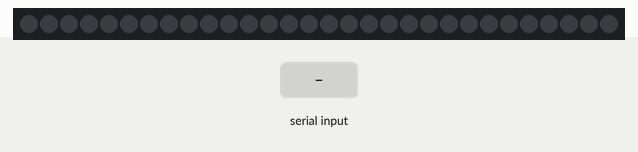
Recording of a sketch running on a simulated Arduino Uno, built with avr-gcc and run on an emulated ATmega328P. Shown: 30 RGB LEDs in strip order, left to right. The test bench sets the inputs (shaded band). What the sketch prints to the serial monitor is not drawn.

Above: at 1.2 s.
1.3 s: "2" received over Serial
2.9 s: "3" received over Serial
4.5 s: "1" received over Serial
6.1 s: "c" received over Serial
At 6.27 s:
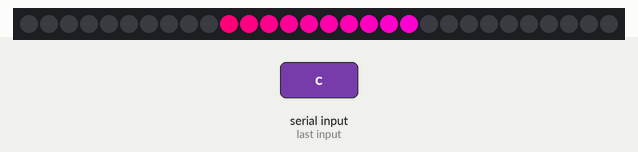
7.9 s: "2" received over Serial
At 8.27 s:
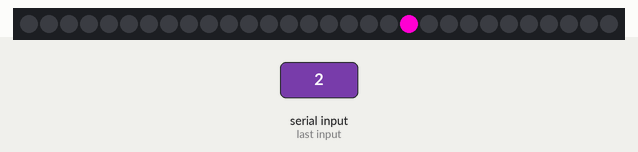
Timing chart, 0 to 10.9 s (numbered marks = the images above; inputs shaded):
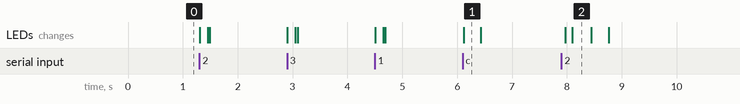

The sketch:

serial-communication-experiment.ino
```cpp
#include <Adafruit_NeoPixel.h>
#ifdef __AVR__
#include <avr/power.h> // Required for 16 MHz Adafruit Trinket
#endif

#define PIN_NEO_PIXEL  16   // Arduino pin that connects to NeoPixel
#define NUM_PIXELS     30  // The number of LEDs (pixels) on NeoPixel
#define SIZE 5

const byte DATA_MAX_SIZE = 32;
char data[DATA_MAX_SIZE];   // an array to store the received data
char incomingByte = 0; // for incoming serial data
bool startAnimation = false;
char startSign= '1';
bool longPress1 = false;
bool longPress2 = false;
bool longPress3 = false;

Adafruit_NeoPixel NeoPixel(NUM_PIXELS, PIN_NEO_PIXEL, NEO_GRB + NEO_KHZ800);

void setup() {
  NeoPixel.begin(); // INITIALIZE NeoPixel strip object (REQUIRED)
  Serial.begin(9600); // Starts the serial communication
  NeoPixel.clear();
  NeoPixel.show();
}

void loop() {
   //NeoPixel.clear();
  //  NeoPixel.show();
  // send data only when you receive data:
  if (Serial.available() > 0) {
    // read the incoming byte:
    incomingByte = Serial.read();
    //receiveData();
    //Serial.print(data);

    if (incomingByte == '1') {
      //animate();
      animateReusable(0, 9, "animation-end", 0, 0, 100);
    }

    if (incomingByte == '2') {
      //animate2();
      animateReusable(10, 19, "animation2-end", 255, 0, 0);
    }
    if (incomingByte == '3') {
      //animate3();
      animateReusable(20, 29, "animation3-end", 100, 255, 0);
    }
    if (incomingByte == 'a') {
      longPress1 = true;
    }

    if (incomingByte == 'b') {
      longPress1 = false;
      //NeoPixel.clear();
      clearPixels(0, 9);
      NeoPixel.show();
      //flicker(0, 30);
    }
    if (incomingByte == 'c') {
      longPress2 = true;
    }

    if (incomingByte == 'd') {
      longPress2 = false;
      //NeoPixel.clear();
      clearPixels(10, 19);
      NeoPixel.show();
      //flicker(0, 30);
    }
    if (incomingByte == 'e') {
      longPress3 = true;
    }

    if (incomingByte == 'f') {
      longPress3 = false;
      //NeoPixel.clear();
      clearPixels(20, 29);
      NeoPixel.show();
      //flicker(0, 30);
    }
}

    if (longPress1==true) {
      //Serial.print("I execute");
      flicker(0, 9, 0, 0, 100);
    }
    if (longPress2==true) {
      //erial.print("I execute");
      flicker(10, 19, 255, 0, 0);
    }

    if (longPress3==true) {
      //Serial.print("I execute");
      flicker(20, 29, 100, 255, 0);
    }
    // if (startAnimation == true) {
    //   startAnimation = false;
    //   // set all pixel colors to 'off'. It only takes effect if pixels.show() is called

    //   // turn pixels to green one by one with delay between each pixel
    //   for (int pixel = 0; pixel < NUM_PIXELS + SIZE; pixel++)
    //   { // for each pixel
    //     if (pixel < NUM_PIXELS)
    //     {
    //       NeoPixel.setPixelColor(pixel, NeoPixel.Color(0, 255, pixel * 10 + 20)); // it only takes effect if pixels.show() is called
    //       NeoPixel.show();
    //     } // send the updated pixel colors to the NeoPixel hardware.
    //     if (pixel >= SIZE)
    //     {
    //       NeoPixel.setPixelColor(pixel - SIZE, 0, 0, 0);
    //       NeoPixel.show();
    //     }
    //     delay(30); // pause between each pixel
    //     if (pixel == NUM_PIXELS + SIZE - 1)
    //     {
    //       startAnimation = false;
    //       Serial.print("I am done with animation 1");
    //     }
    // }

  // // turn off all pixels for two seconds
  // NeoPixel.clear();
  // NeoPixel.show(); // send the updated pixel colors to the NeoPixel hardware.
  // delay(2000);     // off time

    // }


}

void clearPixels(int START, int END) {
  for (int pixel = START; pixel <= END; pixel++) {
      NeoPixel.setPixelColor(pixel, NeoPixel.Color(0, 0,0));
  }
  NeoPixel.show();
}

void animateReusable(int START, int END, String MESSAGE, int R, int G, int B) {
  //NeoPixel.clear(); // set all pixel colors to 'off'. It only takes effect if pixels.show() is called
  clearPixels(START, END);

  // turn pixels to green one by one with delay between each pixel
  for (int pixel = START; pixel < END+SIZE; pixel++) { // for each pixel
    //NeoPixel.clear();
    if (pixel <= END)
    {
      NeoPixel.setPixelColor(pixel, NeoPixel.Color(R, G, B + pixel * 10 + 20)); // it only takes effect if pixels.show() is called

    } // send the updated pixel colors to the NeoPixel hardware.
    if (pixel>=SIZE) {
      NeoPixel.setPixelColor(pixel-SIZE, 0,0,0);

    }
    NeoPixel.show();
    delay(10); // pause between each pixel
    Serial.print(pixel);
    if (pixel == END+SIZE-1) {
      delay(30);
      Serial.print(MESSAGE);
    }
  }

  //NeoPixel.clear();
  clearPixels(START, END);
  NeoPixel.show(); // send the updated pixel colors to the NeoPixel hardware.

}

void flicker(int START, int END, int R, int G, int B) {
  //NeoPixel.clear();
  clearPixels(START, END);
    for (int pixel = START; pixel <= END; pixel++)
    {
      NeoPixel.setPixelColor(pixel, NeoPixel.Color(R, G, B + pixel * 10 + 20));
      NeoPixel.show();
    }
    delay(10);
    for (int pixel = START; pixel <= END; pixel++)
    {
      NeoPixel.setPixelColor(pixel, NeoPixel.Color(0, 0,0));
      NeoPixel.show();
    }
    delay(10);
}

void animate() {
  NeoPixel.clear(); // set all pixel colors to 'off'. It only takes effect if pixels.show() is called

  // turn pixels to green one by one with delay between each pixel
  for (int pixel = 0; pixel < NUM_PIXELS+SIZE; pixel++) { // for each pixel
    //NeoPixel.clear();
    if (pixel < NUM_PIXELS)
    {
      NeoPixel.setPixelColor(pixel, NeoPixel.Color(0, 255, pixel * 10 + 20)); // it only takes effect if pixels.show() is called

    } // send the updated pixel colors to the NeoPixel hardware.
    if (pixel>=SIZE) {
      NeoPixel.setPixelColor(pixel-SIZE, 0,0,0);

    }
    NeoPixel.show();
    delay(10); // pause between each pixel
    Serial.print(pixel);
    if (pixel == NUM_PIXELS+SIZE-1) {
      //Serial.print("I am done with animation 1");
      delay(30);
      Serial.print("animation-end");
    }
  }

  // turn off all pixels for two seconds
  NeoPixel.clear();
  NeoPixel.show(); // send the updated pixel colors to the NeoPixel hardware.
  // delay(2000);     // off time
}

void animate2() {
  NeoPixel.clear(); // set all pixel colors to 'off'. It only takes effect if pixels.show() is called

  // turn pixels to green one by one with delay between each pixel
  for (int pixel = NUM_PIXELS-1; pixel > -SIZE; pixel--) { // for each pixel
    //NeoPixel.clear();
    if (pixel > -1)
    {
      NeoPixel.setPixelColor(pixel, NeoPixel.Color(0, 255, pixel * 10 + 20)); // it only takes effect if pixels.show() is called

    } // send the updated pixel colors to the NeoPixel hardware.
    if (pixel<NUM_PIXELS-SIZE) {
      NeoPixel.setPixelColor(pixel+SIZE, 0,0,0);

    }
    NeoPixel.show();
    delay(30); // pause between each pixel
    Serial.print(pixel);
    if (pixel == -SIZE +1) {
      //Serial.print("I am done with animation 1");
      delay(30);
      Serial.print("animation2-end");
    }
  }

  // turn off all pixels for two seconds
  NeoPixel.clear();
  NeoPixel.show(); // send the updated pixel colors to the NeoPixel hardware.
  // delay(2000);     // off time
}

void animate3() {
  NeoPixel.clear(); // set all pixel colors to 'off'. It only takes effect if pixels.show() is called

  // turn pixels to green one by one with delay between each pixel
  for (int pixel = 0; pixel < NUM_PIXELS+SIZE; pixel++) { // for each pixel
    //NeoPixel.clear();
    if (pixel < NUM_PIXELS)
    {
      NeoPixel.setPixelColor(pixel, NeoPixel.Color(0, 255, pixel * 10 + 20)); // it only takes effect if pixels.show() is called

    } // send the updated pixel colors to the NeoPixel hardware.
    if (pixel>=SIZE) {
      NeoPixel.setPixelColor(pixel-SIZE, 0,0,0);

    }
    NeoPixel.show();
    delay(10); // pause between each pixel
    Serial.print(pixel);
    if (pixel == NUM_PIXELS+SIZE-1) {
      //Serial.print("I am done with animation 1");
      delay(30);
      Serial.print("animation3-end");
    }
  }

  // turn off all pixels for two seconds
  NeoPixel.clear();
  NeoPixel.show(); // send the updated pixel colors to the NeoPixel hardware.
  // delay(2000);     // off time
}

// void receiveData() {
//   static char endMarker = '\n'; // message separator
//   char receivedChar;     // read char from serial port
//   int ndx = 0;          // current index of data buffer
//   // clean data buffer
//   memset(data, 32, sizeof(data));
//   // read while we have data available and we are
//   // still receiving the same message.
//   while(Serial.available() > 0) {
//     receivedChar = Serial.read();
//     if (receivedChar == endMarker) {
//       data[ndx] = '\0'; // end current message
//       return;
//     }
//     // looks like a valid message char, so append it and
//     // increment our index
//     data[ndx] = receivedChar;
//     ndx++;
//     // if the message is larger than our max size then
//     // stop receiving and clear the data buffer. this will
//     // most likely cause the next part of the message
//     // to be truncated as well, but hopefully when you
//     // parse the message, you'll be able to tell that it's
//     // not a valid message.
//     if (ndx >= DATA_MAX_SIZE) {
//       break;
//     }
//   }
//   // no more available bytes to read from serial and we
//   // did not receive the separato. it's an incomplete message!
//   Serial.println("error: incomplete message");
//   Serial.println(data);
//   memset(data, 32, sizeof(data));
// }
```

Measured:
- after the input at 6.1 s, the LEDs: change at once (image 1)
- after the input at 7.9 s, the LEDs: first change after 0.07 s (image 2 shows a later state)
